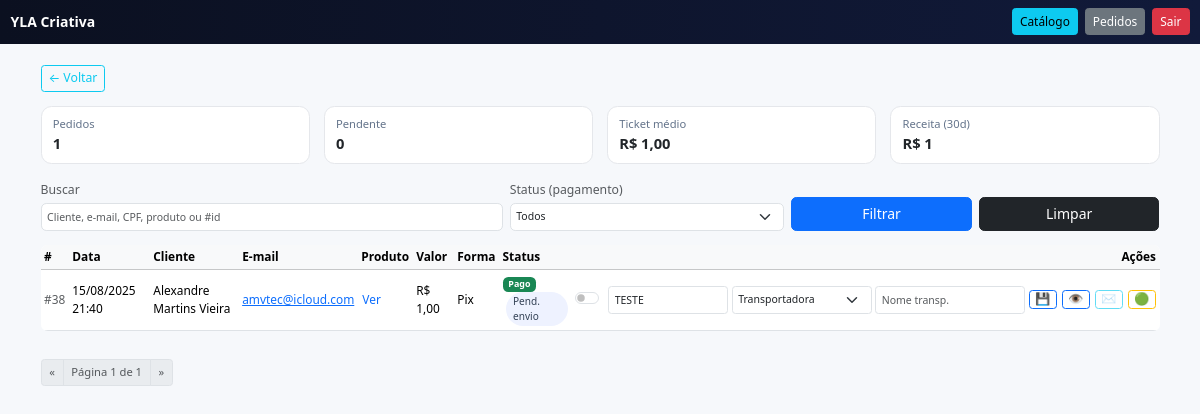
The page /pedidos/ (signed in) on the database its author committed.
### vendas/models.py (models this page shows, shortened)
class Order(models.Model):
    STATUS = [
        ("pending", "Pendente"),
        ("paid", "Pago"),
        ("cancelled", "Cancelado"),
    ]
    PAYMENT_TYPE = [
        ("pix", "Pix"),
        ("card", "Cartão"),
    ]
    product = models.ForeignKey('Product', on_delete=models.PROTECT, related_name="orders")
    customer = models.ForeignKey('Customer', on_delete=models.PROTECT, related_name="orders")
    amount = models.DecimalField("Valor", max_digits=10, decimal_places=2)
    status = models.CharField("Status", max_length=10, choices=STATUS, default="pending", db_index=True)
    payment_type = models.CharField("Forma de pagamento", max_length=10, choices=PAYMENT_TYPE, default="pix", db_index=True)
    created_at = models.DateTimeField(auto_now_add=True)
    expires_at = models.DateTimeField("Expira em", default=default_order_expiry)
    shipping_address = models.ForeignKey(
        Address, on_delete=models.PROTECT, null=True, blank=True, related_name="orders"
    )
    shipping_status = models.CharField(
        "Status de envio",
        max_length=12,
        choices=ShippingStatus.choices,
        default=ShippingStatus.PENDING,
        db_index=True,
    )
    tracking_code = models.CharField("Código de rastreio", max_length=80, blank=True)
    tracking_carrier = models.CharField("Transportadora/Serviço", max_length=40, blank=True)
    shipped_at = models.DateTimeField("Enviado em", null=True, blank=True)
    gateway = models.CharField(max_length=40, default="mercadopago")
    preference_id = models.CharField(max_length=120, blank=True)
    external_ref = models.CharField(max_length=120, blank=True, help_text="Ex: order-<id>")
    payment_id = models.CharField("MP Payment ID", max_length=64, blank=True, null=True, unique=True)
    pix_qr_code = models.TextField("Pix copia-e-cola", blank=True)
    pix_qr_base64 = models.TextField("QR base64", blank=True)
    pix_ticket_url = models.URLField("Ticket URL", blank=True)
    installments = models.PositiveIntegerField("Parcelas", default=1)
    card_brand = models.CharField("Bandeira", max_length=20, blank=True)
    card_last4 = models.CharField("Final", max_length=4, blank=True)
    card_holder = models.CharField("Titular", max_length=120, blank=True)
    class Meta:
        ordering = ["-created_at"]
        indexes = [
            models.Index(fields=["status"]),
            models.Index(fields=["payment_type"]),
            models.Index(fields=["created_at"]),
            models.Index(fields=["product", "status"]),
            models.Index(fields=["customer", "created_at"]),
            models.Index(fields=["shipping_status"]),  # ✅ índice p/ filtrar no admin
        ]

class Customer(models.Model):
    full_name = models.CharField("Nome completo", max_length=160)
    cpf = models.CharField("CPF", max_length=14, unique=True)  # 000.000.000-00
    email = models.EmailField("E-mail")
    phone = models.CharField("Telefone/WhatsApp", max_length=30, blank=True)  # E.164 (+55...)
    created_at = models.DateTimeField(auto_now_add=True)
    class Meta:
        ordering = ["-created_at"]

### vendas/views.py (the view, shortened to what this page needs)
# urls.py: path("pedidos/", views.orders_list, name="orders_list"),
@staff_member_required
def orders_list(request):
    qs = (
        Order.objects
        .select_related("product", "customer")
        .order_by("-created_at")
    )
    status = (request.GET.get("status") or "").lower()
    if status in {"pending", "paid", "cancelled"}:
        qs = qs.filter(status=status)
    q = (request.GET.get("q") or "").strip()
    paginator = Paginator(qs, 20)
    page_obj = paginator.get_page(request.GET.get("page"))
    last_30 = timezone.now() - timedelta(days=30)
    receita_30 = (
        Order.objects.filter(status="paid", created_at__gte=last_30)
        .aggregate(total=Coalesce(Sum("amount"), V(0, output_field=DecimalField(max_digits=12, decimal_places=2))))
        .get("total") or Decimal("0")
    )
    paid_agg = (
        Order.objects.filter(status="paid")
        .aggregate(
            total=Coalesce(Sum("amount"), V(0, output_field=DecimalField(max_digits=12, decimal_places=2))),
            qtd=Coalesce(Count("id"), V(0))
        )
    )
    ticket_medio = Decimal("0")
    if paid_agg["qtd"]:
        ticket_medio = (paid_agg["total"] / Decimal(paid_agg["qtd"])).quantize(Decimal("0.01"))
    counts = {
        "todos": Order.objects.count(),
        "pending": Order.objects.filter(status="pending").count(),
        "paid": Order.objects.filter(status="paid").count(),
        "cancelled": Order.objects.filter(status="cancelled").count(),
    }
    ctx = {
        "orders": page_obj,
        "page_obj": page_obj,
        "q": q,
        "status": status,
        "counts": counts,
        "receita_30": receita_30,
        "ticket_medio": ticket_medio,
    }
    return render(request, "vendas/orders_list.html", ctx)

### vendas/context_processors.py (called while the page is built)
def company(request):
    c = Company.objects.filter(active=True).order_by("-created_at").first()
    return {"company": c}

### vendas/models.py (called while the page is built)
    @property
    def is_physical(self) -> bool:
        return self.product_type == ProductType.PHYSICAL

### vendas/templates/vendas/orders_list.html (shortened to what this page needs)
<!doctype html>
<html lang="pt-br">
<head>
  <link href="https://cdn.jsdelivr.net/npm/bootstrap@5.3.3/dist/css/bootstrap.min.css" rel="stylesheet" />
</head>
<body>
<nav class="navbar navbar-dark" style="background:linear-gradient(90deg,#0b1020,#111a3a);">
  <div class="container-fluid">
    <a class="navbar-brand fw-bold" href="{% url 'home' %}">YLA Criativa</a>
    <div class="d-flex gap-2">
      <a class="btn btn-info btn-sm" href="{% url 'home' %}">Catálogo</a>
      <a class="btn btn-secondary btn-sm" href="{% url 'orders_list' %}">Pedidos</a>
      {% if user.is_authenticated %}
        <a class="btn btn-danger btn-sm" href="{% url 'logout' %}">Sair</a>
      {% else %}
        <a class="btn btn-success btn-sm" href="{% url 'login' %}">Entrar</a>
      {% endif %}
    </div>
  </div>
</nav>
<main class="container py-4">
  <div class="d-flex justify-content-between align-items-center mb-3">
    <a class="btn btn-outline-info btn-sm" href="{% url 'home' %}">← Voltar</a>
  </div>
  <div class="row g-3 mb-3">
    <div class="col-6 col-md-3"><div class="kpi"><div class="small">Pedidos</div><div class="val">{{ counts.todos }}</div></div></div>
    <div class="col-6 col-md-3"><div class="kpi"><div class="small">Pendente</div><div class="val">{{ counts.pending }}</div></div></div>
    <div class="col-6 col-md-3"><div class="kpi"><div class="small">Ticket médio</div><div class="val">R$ {{ ticket_medio }}</div></div></div>
    <div class="col-6 col-md-3"><div class="kpi"><div class="small">Receita (30d)</div><div class="val">R$ {{ receita_30 }}</div></div></div>
  </div>
  <form class="row g-2 align-items-end mb-3" method="get">
    <div class="col-12 col-md-5">
      <label class="form-label small text-muted mb-1">Buscar</label>
      <input type="search" name="q" value="{{ q }}" class="form-control" placeholder="Cliente, e-mail, CPF, produto ou #id">
    </div>
    <div class="col-6 col-md-3">
      <label class="form-label small text-muted mb-1">Status (pagamento)</label>
      <select name="status" class="form-select">
        <option value="" {% if not status %}selected{% endif %}>Todos</option>
      </select>
    </div>
    <div class="col-6 col-md-2"><button class="btn btn-primary w-100">Filtrar</button></div>
    <div class="col-12 col-md-2 text-md-end"><a class="btn btn-dark w-100 w-md-auto" href="{% url 'orders_list' %}">Limpar</a></div>
  </form>
  {% if orders %}
    <div class="table-responsive">
      <table class="table table-sm table-hover bg-white rounded-3 overflow-hidden align-middle">
        <thead class="table-light">
          <tr>
            <th>#</th>
            <th>Data</th>
            <th>Cliente</th>
            <th>E-mail</th>
            <th>Produto</th>
            <th>Valor</th>
            <th>Forma</th>
            <th>Status</th>
            <th class="text-end">Ações</th>
          </tr>
        </thead>
        <tbody>
          {% for o in orders %}
          <tr>
            <td class="text-muted">#{{ o.id }}</td>
            <td>{{ o.created_at|date:"d/m/Y H:i" }}</td>
            <td>{{ o.customer.full_name }}</td>
            <td><a href="mailto:{{ o.customer.email }}">{{ o.customer.email }}</a></td>
            <td>
              <button
                type="button"
                class="btn btn-link btn-link-compact text-decoration-none"
                data-bs-toggle="modal"
                data-bs-target="#productModal"
                data-title="{{ o.product.title }}"
                title="{{ o.product.title }}"
                aria-label="Ver produto">
                Ver
              </button>
            </td>
            <td>R$ {{ o.amount }}</td>
            <td>{{ o.get_payment_type_display }}</td>
            <td>
              {% if o.status == 'paid' %}
                <span class="badge bg-success">Pago</span>
              {% elif o.status == 'pending' %}
                <span class="badge bg-warning text-dark">Pendente</span>
              {% else %}
                <span class="badge bg-secondary">Cancelado</span>
              {% endif %}
              {% if o.product.is_physical %}
                {% if o.shipping_status == 'shipped' %}
                  <span class="chip ms-1">Enviado</span>
                {% else %}
                  <span class="chip ms-1">Pend. envio</span>
                {% endif %}
              {% endif %}
            </td>
            <td class="text-end">
              <div class="actions-wrap">
                {% if o.product.is_physical %}
                <form action="{% url 'order_shipping_update' o.id %}" method="post" class="d-inline-flex align-items-center gap-1">
                  <div class="form-check form-switch m-0" title="Marcar como enviado">
                    <input class="form-check-input" type="checkbox" name="shipped" {% if o.shipping_status == 'shipped' %}checked{% endif %}>
                  </div>
                  <input class="form-control form-control-sm w-code"
                         name="tracking_code"
                         value="{{ o.tracking_code|default:'' }}"
                         placeholder="cód.">
                  <select class="form-select form-select-sm w-carrier" name="tracking_carrier" data-target="#carrierName{{ o.id }}">
                    <option value="" {% if not o.tracking_carrier %}selected{% endif %}>Transportadora</option>
                  </select>
                  <input class="form-control form-control-sm w-carrier-name"
                         name="carrier_name"
                         id="carrierName{{ o.id }}"
                         value=""
                         placeholder="Nome transp.">
                  <button class="btn btn-outline-primary btn-sm btn-icon" title="Salvar" aria-label="Salvar">💾</button>
                </form>
                {% endif %}
                {% if o.payment_type == 'pix' %}
                  <a class="btn btn-outline-primary btn-sm btn-icon" href="{% url 'payment_pending' o.id %}" title="Ver (Pix)" aria-label="Ver">👁️</a>
                {% else %}
                  <a class="btn btn-outline-success btn-sm btn-icon" href="{% url 'pay_card' o.id %}" title="Checkout (Cartão)" aria-label="Checkout">💳</a>
                {% endif %}
                <form action="{% url 'order_send_reminder' o.id %}" method="post" class="d-inline">
                  <button class="btn btn-outline-info btn-sm btn-icon" {% if o.status != 'pending' %}disabled{% endif %} title="Enviar e-mail">✉️</button>
                </form>
                {% if o.customer.phone %}
                  <a class="btn btn-outline-warning btn-sm btn-icon btn-wa"
                     target="_blank" rel="noopener"
                     data-phone="{{ o.customer.phone }}"
                     data-name="{{ o.customer.full_name|default:'' }}"
                     data-order="{{ o.id }}"
                     data-link="{% if o.payment_type == 'pix' %}{% url 'payment_pending' o.id %}{% else %}{% url 'pay_card' o.id %}{% endif %}"
                     title="WhatsApp" aria-label="WhatsApp">🟢</a>
                {% endif %}
              </div>
            </td>
          </tr>
          {% endfor %}
        </tbody>
      </table>
    </div>
    <nav class="mt-3">
      <ul class="pagination pagination-sm mb-0">
        {% if page_obj.has_previous %}
          <li class="page-item"><a class="page-link" href="?page={{ page_obj.previous_page_number }}&q={{ q }}&status={{ status }}">«</a></li>
        {% else %}
          <li class="page-item disabled"><span class="page-link">«</span></li>
        {% endif %}
        <li class="page-item disabled"><span class="page-link">Página {{ page_obj.number }} de {{ page_obj.paginator.num_pages }}</span></li>
        {% if page_obj.has_next %}
          <li class="page-item"><a class="page-link" href="?page={{ page_obj.next_page_number }}&q={{ q }}&status={{ status }}">»</a></li>
        {% else %}
          <li class="page-item disabled"><span class="page-link">»</span></li>
        {% endif %}
      </ul>
    </nav>
  {% else %}
    <div class="alert alert-info small">Nenhum pedido encontrado.</div>
  {% endif %}
</main>
</body>
</html>

### vendas/templates/vendas/orders_list.html (style rules this page uses)
:root { --muted:#64748b; --base-font:14px; }
html { font-size: var(--base-font); }
body { background:#f6f8fb; }
.navbar-brand { font-size:1rem; }
.navbar .btn { font-size:.85rem; padding:.25rem .5rem; }
.kpi { background:#fff; border:1px solid #e5e7eb; border-radius:.75rem; padding:.6rem .8rem; }
.kpi .small { font-size:.8rem; color:var(--muted); }
.kpi .val { font-weight:700; font-size:1.05rem; }
.table { font-size:.85rem; }
.table td,.table th { vertical-align:middle; }
.table thead th { white-space:nowrap; }
.actions-wrap { display:inline-flex; gap:.35rem; align-items:center; justify-content:flex-end; flex-wrap:nowrap; }
.btn-icon { padding:.2rem .4rem; line-height:1; }
.btn-link-compact { padding:0; font-size:.85rem; }
.form-control, .form-select { font-size:.75rem; padding:.25rem .4rem; height:28px; }
.w-code { width:120px; }
.w-carrier { width:140px; }
.w-carrier-name { width:150px; }
.chip { font-size:.72rem; border-radius:999px; padding:.15rem .5rem; background:#eef2ff; color:#334155; display:inline-block; }
.pagination .page-link { font-size:.8rem; padding:.3rem .55rem; }

### rows shown on the page
Order: id "38", created_at "15/08/2025 21:40", customer.full_name "Alexandre Martins Vieira", customer.email "amvtec@icloud.com", amount "1,00", payment_type "Pix", status "Pago", shows "Pend. envio", tracking_code "TESTE", tracking_carrier "Transportadora"

### other values the page prints
{{ counts.todos }} "1"
{{ counts.pending }} "0"
{{ ticket_medio }} "1,00"
{{ receita_30 }} "1"
{{ page_obj.number }} "1"
{{ page_obj.paginator.num_pages }} "1"
